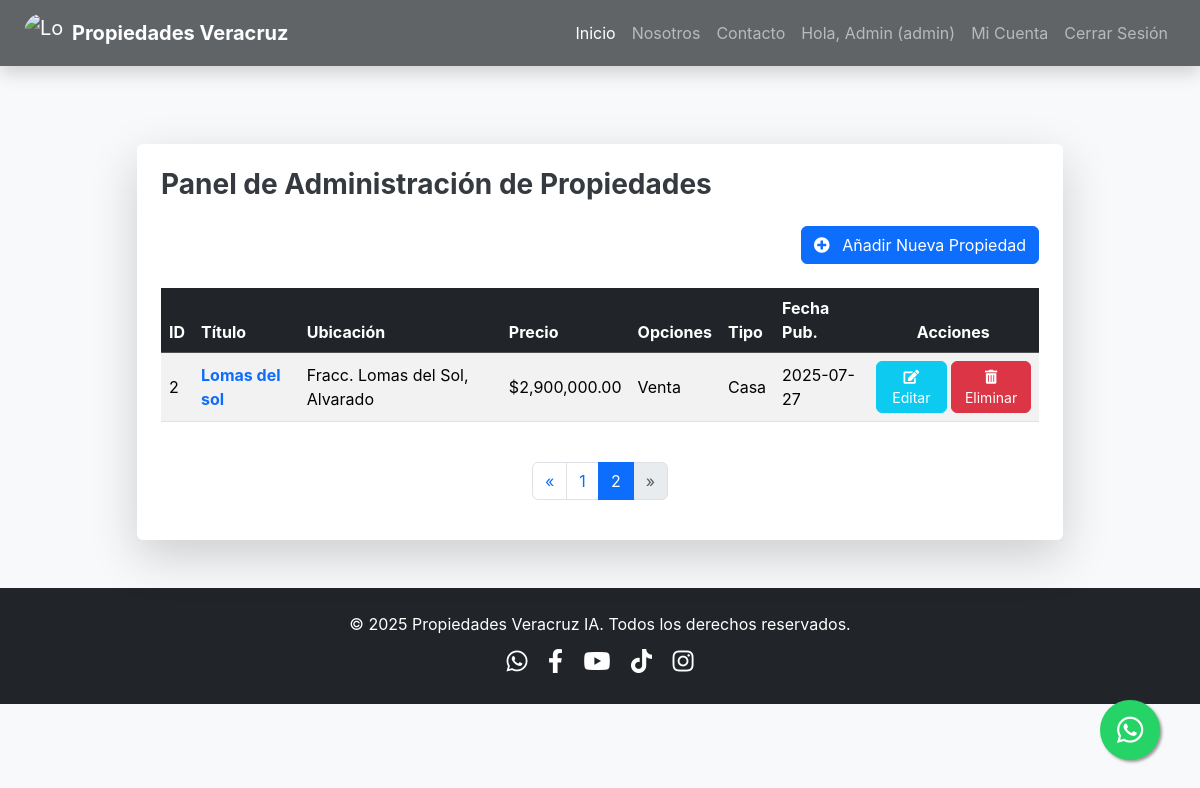
Page /dashboard?page=2 (signed in) on the committed database.
### models.py (models this page shows, shortened)
class User(db.Model, UserMixin):
    __tablename__ = 'user'
    id = db.Column(db.Integer, primary_key=True)
    username = db.Column(db.String(80), unique=True, nullable=False)
    email = db.Column(db.String(120), unique=True, nullable=False)
    password_hash = db.Column(db.String(128), nullable=False)
    is_admin = db.Column(db.Boolean, default=False, nullable=True)

class Property(db.Model):
    __tablename__ = 'property' # Añadido nombre de tabla explícito para consistencia
    id = db.Column(db.Integer, primary_key=True)
    titulo = db.Column(db.String(100), nullable=False)
    descripcion = db.Column(db.Text, nullable=False)
    precio = db.Column(db.Float, nullable=False)
    ubicacion = db.Column(db.String(200), nullable=False)
    municipio = db.Column(db.String(100), nullable=False)
    property_options = db.Column(db.String(100), nullable=False)
    tipo_propiedad = db.Column(db.String(50), nullable=False) # Ej: Casa, Departamento, Terreno
    num_habitaciones = db.Column(db.Integer, nullable=True)
    num_banos = db.Column(db.Integer, nullable=True)
    num_medios_banos = db.Column(db.Integer, default=0)
    num_estacionamientos = db.Column(db.Integer, default=0)
    area_construccion_metros_cuadrados = db.Column(db.Float, nullable=True)
    area_terreno_metros_cuadrados = db.Column(db.Float, nullable=True)
    antiguedad = db.Column(db.Integer, nullable=True) # En años
    cuota_mantenimiento = db.Column(db.Float, default=0.0)
    fecha_publicacion = db.Column(db.DateTime, default=datetime.utcnow)
    images = db.relationship('PropertyImage', backref='property', lazy=True, cascade="all, delete-orphan")
    agente_id = db.Column(db.Integer, db.ForeignKey('user.id'), nullable=False)
    agente = db.relationship('User', backref='managed_properties') # Relación inversa para acceder a las propiedades de un usuario

### app.py (the view)
@main.route("/dashboard")
@login_required
def dashboard():
    page = request.args.get('page', 1, type=int)
    user_properties_query = Property.query.filter_by(agente_id=current_user.id).order_by(Property.fecha_publicacion.desc())
    pagination = user_properties_query.paginate(page=page, per_page=current_app.config['PROPERTIES_PER_PAGE'], error_out=False)
    properties = pagination.items
    return render_template('dashboard.html',
                           properties=properties,
                           pagination=pagination,
                           title='Mi Panel de Administración')

### app.py (called while the page is built)
@login_manager.user_loader
def load_user(user_id):
    return db.session.get(User, int(user_id))

### templates/dashboard.html (shortened to what this page needs)
{% extends "base.html" %}
{% block content %}
    <div class="container my-5 pt-5">
        <div class="row justify-content-center">
            <div class="col-lg-10 col-md-12">
                <div class="card shadow-lg border-0 rounded-lg p-4">
                    <h2 class="mb-4 text-center fw-bold text-primary fs-3">Panel de Administración de Propiedades</h2>
                    <div class="d-flex justify-content-end mb-4">
                        <a href="{{ url_for('main.add_property') }}" class="btn btn-primary">
                            <i class="fas fa-plus-circle me-2"></i> Añadir Nueva Propiedad
                        </a>
                    </div>
                    {% if properties %}
                        <div class="table-responsive">
                            <table class="table table-striped table-hover align-middle">
                                <thead class="table-dark">
                                    <tr>
                                        <th scope="col">ID</th>
                                        <th scope="col">Título</th>
                                        <th scope="col">Ubicación</th>
                                        <th scope="col">Precio</th>
                                        <th scope="col">Opciones</th>
                                        <th scope="col">Tipo</th>
                                        <th scope="col">Fecha Pub.</th>
                                        <th scope="col" class="text-center">Acciones</th>
                                    </tr>
                                </thead>
                                <tbody>
                                    {% for property in properties %}
                                    <tr>
                                        <td>{{ property.id }}</td>
                                        <td><a href="{{ url_for('main.property_detail', property_id=property.id) }}" class="text-decoration-none text-primary fw-bold">{{ property.titulo }}</a></td>
                                        <td>{{ property.ubicacion }}, {{ property.municipio }}</td>
                                        <td>${{ "{:,.2f}".format(property.precio) }}</td>
                                        <td>{{ property.property_options }}</td>
                                        <td>{{ property.tipo_propiedad }}</td>
                                        <td>{{ property.fecha_publicacion.strftime('%Y-%m-%d') }}</td>
                                        <td class="text-center d-flex flex-column flex-sm-row justify-content-center align-items-center gap-1">
                                            <a href="{{ url_for('main.edit_property', property_id=property.id) }}" class="btn btn-sm btn-info text-white rounded">
                                                <i class="fas fa-edit"></i> Editar
                                            </a>
                                            <form action="{{ url_for('main.delete_property', property_id=property.id) }}" method="POST" class="d-inline-block">
                                                <button type="submit" class="btn btn-sm btn-danger rounded" onclick="return confirm('¿Estás seguro de que quieres eliminar esta propiedad? Esta acción no se puede deshacer.');">
                                                    <i class="fas fa-trash-alt"></i> Eliminar
                                                </button>
                                            </form>
                                        </td>
                                    </tr>
                                    {% endfor %}
                                </tbody>
                            </table>
                        </div>
                    {% else %}
                        <div class="alert alert-info text-center" role="alert">
                            Aún no has añadido ninguna propiedad. ¡Haz clic en "Añadir Nueva Propiedad" para empezar!
                        </div>
                    {% endif %}
                    {% if pagination.pages > 1 %}
                    <nav aria-label="Page navigation" class="mt-4">
                        <ul class="pagination justify-content-center">
                            <li class="page-item {% if not pagination.has_prev %}disabled{% endif %}">
                                <a class="page-link" href="{{ url_for('main.dashboard', page=pagination.prev_num) }}" aria-label="Previous">
                                    <span aria-hidden="true">&laquo;</span>
                                </a>
                            </li>
                            {% for page_num in pagination.iter_pages(left_edge=1, right_edge=1, left_current=1, right_current=2) %}
                                {% if page_num %}
                                    {% if pagination.page == page_num %}
                                        <li class="page-item active"><a class="page-link" href="#">{{ page_num }}</a></li>
                                    {% else %}
                                        <li class="page-item">
                                            <a class="page-link" href="{{ url_for('main.dashboard', page=page_num) }}">
                                                {{ page_num }}
                                            </a>
                                        </li>
                                    {% endif %}
                                {% else %}
                                    <li class="page-item disabled"><a class="page-link" href="#">...</a></li>
                                {% endif %}
                            {% endfor %}
                            <li class="page-item {% if not pagination.has_next %}disabled{% endif %}">
                                <a class="page-link" href="{{ url_for('main.dashboard', page=pagination.next_num) }}" aria-label="Next">
                                    <span aria-hidden="true">&raquo;</span>
                                </a>
                            </li>
                        </ul>
                    </nav>
                    {% endif %}
                </div>
            </div>
        </div>
    </div>
{% endblock content %}

### templates/base.html (shortened to what this page needs)
<!DOCTYPE html>
<html lang="es">
<head>
    <link href="https://cdn.jsdelivr.net/npm/bootstrap@5.3.3/dist/css/bootstrap.min.css" rel="stylesheet">
    <link rel="stylesheet" href="https://cdn.jsdelivr.net/npm/bootstrap-icons@1.11.3/font/bootstrap-icons.min.css">
    <link rel="stylesheet" href="https://cdnjs.cloudflare.com/ajax/libs/font-awesome/5.15.4/css/all.min.css" />
    <link rel="stylesheet" href="https://cdnjs.cloudflare.com/ajax/libs/animate.css/4.1.1/animate.min.css"/>
    <link rel="stylesheet" href="{{ url_for('static', filename='style.css') }}">
</head>
<body>
    <nav class="navbar navbar-expand-lg navbar-dark bg-dark fixed-top shadow">
        <div class="container-fluid px-4">
            <a class="navbar-brand d-flex align-items-center me-auto" href="{{ url_for('main.home') }}">
                <img src="{{ url_for('static', filename='img/banners/logo_01.jpg') }}" alt="Logo" width="40" height="40" class="d-inline-block align-text-top rounded-circle me-2">
                <span class="fw-bold">Propiedades Veracruz </span>
            </a>
            <div class="collapse navbar-collapse" id="navbarNav">
                <ul class="navbar-nav ms-auto">
                    <li class="nav-item">
                        <a class="nav-link active" aria-current="page" href="{{ url_for('main.home') }}">Inicio</a>
                    </li>
                    <li class="nav-item">
                        <a class="nav-link" href="{{ url_for('main.about_us') }}">Nosotros</a>
                    </li>
                    <li class="nav-item">
                        <a class="nav-link" href="{{ url_for('main.contact') }}">Contacto</a>
                    </li>
                    {% if current_user.is_authenticated %}
                        <li class="nav-item">
                            <span class="nav-link">
                                Hola,
                                {% if current_user.is_admin %}
                                    Admin ({{ current_user.username }})
                                {% else %}
                                    {{ current_user.username }}
                                {% endif %}
                            </span>
                        </li>
                        <li class="nav-item">
                            <a class="nav-link" href="{{ url_for('main.dashboard') }}">Mi Cuenta</a>
                        </li>
                        <li class="nav-item">
                            <a class="nav-link" href="{{ url_for('main.logout') }}">Cerrar Sesión</a>
                        </li>
                    {% endif %}
                </ul>
            </div>
        </div>
    </nav>
    <main class="pt-5">
        {% block content %}{% endblock %}
    </main>
    <footer class="bg-dark text-white text-center py-4 mt-5">
        <div class="container">
            <p class="mb-0">© 2025 Propiedades Veracruz IA. Todos los derechos reservados.</p>
            <div class="social-icons mt-2">
                <a href="https://wa.me/522293019294" class="text-white mx-2" target="_blank" rel="noopener noreferrer"><i class="fab fa-whatsapp"></i></a>
                <a href="https://www.facebook.com/cMagnaDjesus" class="text-white mx-2" target="_blank" rel="noopener noreferrer"><i class="fab fa-facebook-f"></i></a>
                <a href="https://www.youtube.com/@propiedades-veracruz_2024" class="text-white mx-2" target="_blank" rel="noopener noreferrer"><i class="fab fa-youtube"></i></a>
                <a href="https://www.tiktok.com/@cmagnadj" class="text-white mx-2" target="_blank" rel="noopener noreferrer"><i class="fab fa-tiktok"></i></a>
                <a href="https://www.instagram.com/propiedades_veracruz/" class="text-white mx-2" target="_blank" rel="noopener noreferrer"><i class="fab fa-instagram"></i></a>
            </div>
        </div>
    </footer>
    <a href="#" id="whatsapp-float-btn" class="whatsapp-float" target="_blank" rel="noopener noreferrer">
        <i class="fab fa-whatsapp"></i>
    </a>
</body>
</html>

### static/style.css (style rules this page uses)
html, body { height: 100%; margin: 0; font-family: 'Inter', sans-serif; background-color: #f8f9fa; color: #343a40; }
.navbar { transition: background-color 0.3s ease-in-out; backdrop-filter: blur(5px); background-color: rgba(33, 37, 41, 0.7) !important; }
.navbar-brand .fw-bold { font-weight: 700 !important; }
.container h2.text-primary { font-size: 1.5rem; color: #343a40 !important; text-align: left !important; }
footer { background-color: #212529; color: #f8f9fa; }
.social-icons a { font-size: 1.5rem; margin: 0 10px; color: #f8f9fa; transition: color 0.3s ease; }
.whatsapp-float { position: fixed; width: 60px; height: 60px; bottom: 40px; right: 40px; background-color: #25d366; color: #FFF; border-radius: 50px; text-align: center; font-size: 30px; box-shadow: 2px 2px 3px #999; z-index: 1000; display: flex; justify-content: center; align-items: center; text-decoration: none; transition: background-color 0.3s ease, transform 0.3s ease; }
.whatsapp-float i { margin-top: 0; }

### rows in the picture
User: username "admin"
Property: id "2", titulo "Lomas del sol", ubicacion "Fracc. Lomas del Sol", municipio "Alvarado", precio "2,900,000.00", property_options "Venta", tipo_propiedad "Casa", fecha_publicacion "2025-07-27"

### other values in the picture
{{ page_num }} "1"
{{ page_num }} "2"
